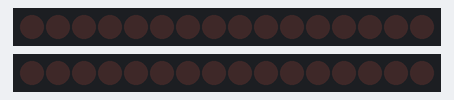
This sketch was run on a simulated Arduino Uno, built with avr-gcc and run on an emulated ATmega328P. Parts: 2 × 16 shift-register outputs drawn as a row of LEDs (first output left, lit = HIGH). Wiring (inferred from the names in the program): 2 × 2 × shift register (74HC595): data pin 2, shift clock pin 3, latch pin 12 / data pin 10, shift clock pin 11, latch pin 4. Wiring (inferred from the signals the program sends): 2 × row of LEDs: on Q0, Q1, Q2, Q3, Q4, Q5, Q6, Q7, Q8, Q9, Q10, Q11, Q12, Q13, Q14, Q15 / on Q0, Q1, Q2, Q3, Q4, Q5, Q6, Q7, Q8, Q9, Q10, Q11, Q12, Q13, Q14, Q15.

Above: at 0.2 s.
At 1.7 s:
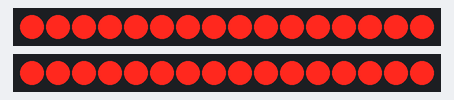
Timing chart, 0 to 3.0 s (numbered marks = the images above):
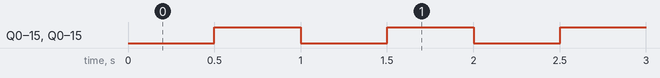

Measured:
- by itself, Q0–15, Q0–15: alternates HIGH for 0.50 s and LOW for 0.50 s

The sketch:

ledmatrix_2chips.ino
```cpp
int dataPin = 2;
int clockPin = 3;
int latchPin = 4;

int dataPin2 = 10;
int clockPin2 = 11;
int latchPin2 = 12;

int CNT =0;

void setup() {
  // set pins to output so you can control the shift register
  pinMode(latchPin, OUTPUT);
  pinMode(clockPin, OUTPUT);
  pinMode(dataPin, OUTPUT);
  pinMode(latchPin2, OUTPUT);
  pinMode(clockPin2, OUTPUT);
  pinMode(dataPin2, OUTPUT);
}

void loop()
{
  CNT = CNT + 1;

  if (CNT % 2 == 0)
  {
    //red
    digitalWrite (latchPin, HIGH);
    shiftOut (dataPin, clockPin, MSBFIRST, highByte (0xFFFF)); // send out upper 8 bits
    shiftOut (dataPin, clockPin, MSBFIRST, lowByte (0xFFFF)); // send out lower 8 bits
    digitalWrite (latchPin, LOW);
    //green
    digitalWrite (latchPin2, HIGH);
    shiftOut (dataPin2, clockPin2, MSBFIRST, highByte(0)); // send out upper 8 bits
    shiftOut (dataPin2, clockPin2, MSBFIRST, lowByte(0)); // send out lower 8 bits
    digitalWrite (latchPin2, LOW);
  }
  else {
    //red
    digitalWrite (latchPin, HIGH);
    shiftOut (dataPin, clockPin, MSBFIRST, highByte(0)); // send out upper 8 bits
    shiftOut (dataPin, clockPin, MSBFIRST, lowByte(0)); // send out lower 8 bits
    digitalWrite (latchPin, LOW);
    //green
    digitalWrite (latchPin2, HIGH);
    shiftOut (dataPin2, clockPin2, MSBFIRST, highByte (0xFFFF)); // send out upper 8 bits
    shiftOut (dataPin2, clockPin2, MSBFIRST, lowByte (0xFFFF)); // send out lower 8 bits
    digitalWrite (latchPin2, LOW);
  }
delay(500);
}
```
